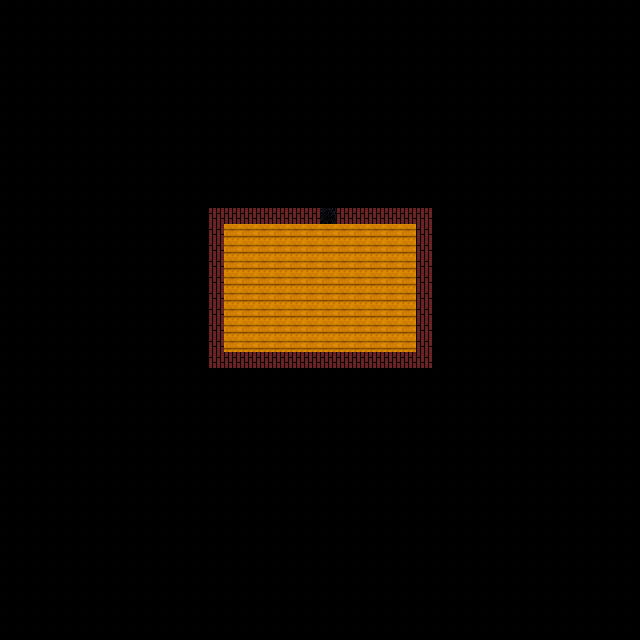

A level layout from a 2D game, rendered from its tile map. Below: a short description, then the map file with tile-grid data replaced by summaries:
An orthogonal 40x40 tile map with 16x16 px tiles, 2 tile layers (background, blocked) and 2 objects (item, door).

<map version="1.0" orientation="orthogonal" renderorder="right-down" width="40" height="40" tilewidth="16" tileheight="16" nextobjectid="3">
 <tileset firstgid="1" name="secrateTileset" tilewidth="16" tileheight="16">
  <image source="secrateTileset.png" trans="ffffff" width="300" height="300" />
 </tileset>
 <layer name="background" width="40" height="40">
  <data>[1600 cells, 1600 non-empty, 3 distinct tile ids]</data>
 </layer>
 <layer name="blocked" width="40" height="40">
  <data>[1600 cells, 1503 non-empty, 2 distinct tile ids]</data>
 </layer>
 <objectgroup name="mallet">
  <object id="2" name="mallet" type="item" gid="111" x="312.909" y="315.818">
   <properties>
    <property name="sprite" value="mallet" />
    <property name="type" value="item" />
   </properties>
  </object>
 </objectgroup>
 <objectgroup name="door">
  <object id="1" name="door" type="door" gid="58" x="320.068" y="223.909">
   <properties>
    <property name="sprite" value="door" />
    <property name="type" value="door" />
   </properties>
  </object>
 </objectgroup>
</map>